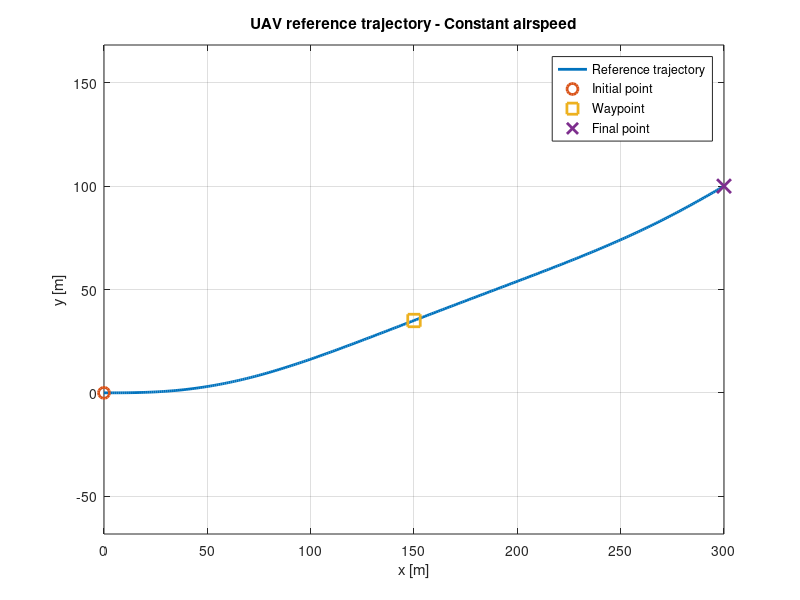
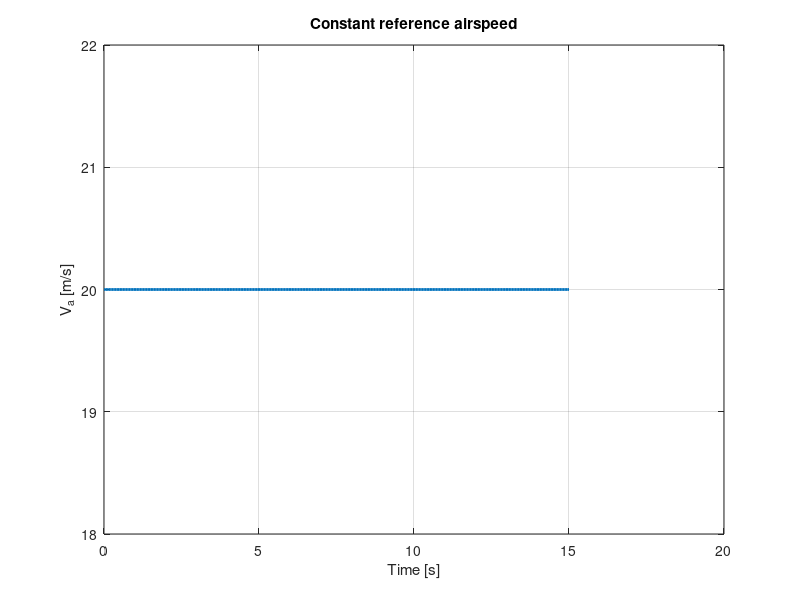
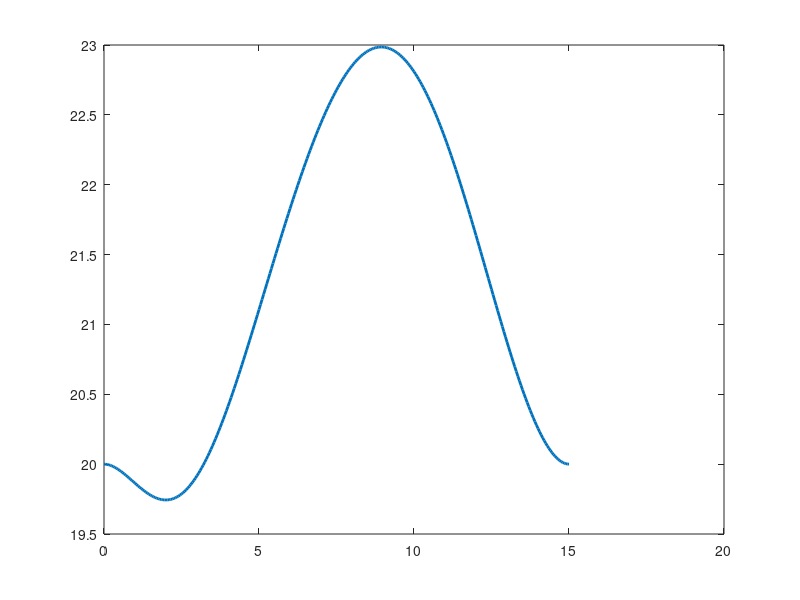

Recreate these plots in MATLAB, in order. (Note: this script raises an error after producing the figures.)
clear;
clc;
close all;

%% ============================================================
% EXERCISE 2.2
% UAV trajectory generation with CONSTANT AIRSPEED
%
% Polynomial parameterization + one exact waypoint
%
% z1(t) = x(t)
% z2(t) = y(t)
%
% One waypoint -> degree 6 polynomial
% ============================================================


%% ============================================================
% SYSTEM PARAMETERS
% ============================================================

param.g = 9.8;          % gravity [m/s^2]
param.h = 0.05;         % sampling time [s]
param.dblAlt = 150;     % altitude [m]

Va_const = 20;          % CONSTANT airspeed [m/s]


%% ============================================================
% INITIALIZE REFERENCES
% ============================================================

t = [];

xi_ref = [];
u_ref  = [];


%% ============================================================
% INITIAL AND FINAL CONDITIONS
%
% xi = [x ; y ; Psi]
% u  = [Va ; Phi]
% ============================================================

xi = [ ...
    0;          % x_i
    0;          % y_i
    0           % Psi_i
];

ui = [ ...
    Va_const;   % constant Va
    0           % initial Phi
];

xf = [ ...
    300;        % x_f
    100;        % y_f
    pi/6        % Psi_f
];

uf = [ ...
    Va_const;   % constant Va
    0           % final Phi
];

T = 15;         % final time [s]


%% ============================================================
% WAYPOINT
%
% z(tw) = wp
% ============================================================

tw = T/2;

wp = [ ...
    150;        % waypoint x
    35          % waypoint y
];


%% ============================================================
% MATRIX M
%
% Polynomial degree 6:
%
% z1 = a1 + a2*t + ... + a7*t^6
% z2 = a8 + a9*t + ... + a14*t^6
%
% 14 equations / 14 unknowns
% ============================================================

M = [ ...

% ------------------------------------------------------------
% z1 at t = 0
% ------------------------------------------------------------

1 0 0 0 0 0 0     0 0 0 0 0 0 0; ...
0 1 0 0 0 0 0     0 0 0 0 0 0 0; ...
0 0 2 0 0 0 0     0 0 0 0 0 0 0; ...


% ------------------------------------------------------------
% z2 at t = 0
% ------------------------------------------------------------

0 0 0 0 0 0 0     1 0 0 0 0 0 0; ...
0 0 0 0 0 0 0     0 1 0 0 0 0 0; ...
0 0 0 0 0 0 0     0 0 2 0 0 0 0; ...


% ------------------------------------------------------------
% z1 at t = T
% ------------------------------------------------------------

1 T T^2 T^3 T^4 T^5 T^6 ...
0 0 0 0 0 0 0; ...

0 1 2*T 3*T^2 4*T^3 5*T^4 6*T^5 ...
0 0 0 0 0 0 0; ...

0 0 2 6*T 12*T^2 20*T^3 30*T^4 ...
0 0 0 0 0 0 0; ...


% ------------------------------------------------------------
% z2 at t = T
% ------------------------------------------------------------

0 0 0 0 0 0 0 ...
1 T T^2 T^3 T^4 T^5 T^6; ...

0 0 0 0 0 0 0 ...
0 1 2*T 3*T^2 4*T^3 5*T^4 6*T^5; ...

0 0 0 0 0 0 0 ...
0 0 2 6*T 12*T^2 20*T^3 30*T^4; ...


% ------------------------------------------------------------
% waypoint for z1
% ------------------------------------------------------------

1 tw tw^2 tw^3 tw^4 tw^5 tw^6 ...
0 0 0 0 0 0 0; ...


% ------------------------------------------------------------
% waypoint for z2
% ------------------------------------------------------------

0 0 0 0 0 0 0 ...
1 tw tw^2 tw^3 tw^4 tw^5 tw^6
];


%% ============================================================
% VECTOR b
%
% Since Va is constant:
%
% zd1 = Va*cos(Psi)
% zd2 = Va*sin(Psi)
%
% zdd1 = -g*sin(Psi)*tan(Phi)
% zdd2 =  g*cos(Psi)*tan(Phi)
% ============================================================

b = [ ...

% ------------------------------------------------------------
% Initial conditions - x
% ------------------------------------------------------------

xi(1); ...

Va_const*cos(xi(3)); ...

-param.g*sin(xi(3))*tan(ui(2)); ...


% ------------------------------------------------------------
% Initial conditions - y
% ------------------------------------------------------------

xi(2); ...

Va_const*sin(xi(3)); ...

param.g*cos(xi(3))*tan(ui(2)); ...


% ------------------------------------------------------------
% Final conditions - x
% ------------------------------------------------------------

xf(1); ...

Va_const*cos(xf(3)); ...

-param.g*sin(xf(3))*tan(uf(2)); ...


% ------------------------------------------------------------
% Final conditions - y
% ------------------------------------------------------------

xf(2); ...

Va_const*sin(xf(3)); ...

param.g*cos(xf(3))*tan(uf(2)); ...


% ------------------------------------------------------------
% waypoint
% ------------------------------------------------------------

wp(1); ...
wp(2)
];


%% ============================================================
% SOLVE M*a = b
% ============================================================

if rank(M) < 14
    error('Matrix M is singular.');
end

a = M\b;


%% ============================================================
% FLAT OUTPUT z1(t), z2(t)
% ============================================================

z1 = @(t) ( ...
      a(1) ...
    + a(2).*t ...
    + a(3).*t.^2 ...
    + a(4).*t.^3 ...
    + a(5).*t.^4 ...
    + a(6).*t.^5 ...
    + a(7).*t.^6 ...
);

z2 = @(t) ( ...
      a(8) ...
    + a(9).*t ...
    + a(10).*t.^2 ...
    + a(11).*t.^3 ...
    + a(12).*t.^4 ...
    + a(13).*t.^5 ...
    + a(14).*t.^6 ...
);


%% ============================================================
% FIRST DERIVATIVES
% ============================================================

zd1 = @(t) ( ...
      a(2) ...
    + 2*a(3).*t ...
    + 3*a(4).*t.^2 ...
    + 4*a(5).*t.^3 ...
    + 5*a(6).*t.^4 ...
    + 6*a(7).*t.^5 ...
);

zd2 = @(t) ( ...
      a(9) ...
    + 2*a(10).*t ...
    + 3*a(11).*t.^2 ...
    + 4*a(12).*t.^3 ...
    + 5*a(13).*t.^4 ...
    + 6*a(14).*t.^5 ...
);


%% ============================================================
% SECOND DERIVATIVES
% ============================================================

zdd1 = @(t) ( ...
      2*a(3) ...
    + 6*a(4).*t ...
    + 12*a(5).*t.^2 ...
    + 20*a(6).*t.^3 ...
    + 30*a(7).*t.^4 ...
);

zdd2 = @(t) ( ...
      2*a(10) ...
    + 6*a(11).*t ...
    + 12*a(12).*t.^2 ...
    + 20*a(13).*t.^3 ...
    + 30*a(14).*t.^4 ...
);


%% ============================================================
% REFERENCE STATE
%
% xi_ref = [x ; y ; Psi]
%
% Psi = atan2(zd2, zd1)
% ============================================================

X = @(t) [ ...
    z1(t); ...
    z2(t); ...
    atan2(zd2(t),zd1(t)) ...
];


%% ============================================================
% REFERENCE INPUT
%
% CONSTANT SPEED:
%
% Va(t) = Va_const
%
% Phi =
%
% atan2(
%      zdd2*zd1 - zd2*zdd1 ,
%      g*Va_const
% )
%
% ============================================================

U = @(t) [ ...

    Va_const .* ones(size(t)); ...

    atan2( ...
        zdd2(t).*zd1(t) ...
        - zd2(t).*zdd1(t), ...
        param.g .* Va_const .* ones(size(t)) ...
    ) ...
];


%% ============================================================
% TIME VECTOR
% ============================================================

tt = 0:param.h:T;


%% ============================================================
% COMPUTE STATE AND INPUT REFERENCES
% ============================================================

xi_ref = X(tt);

u_ref = U(tt);


%% ============================================================
% CONSTANT AIRSPEED ACCELERATION
%
% Since Va is constant:
%
% dVa/dt = 0
% ============================================================

acc_ref = zeros(size(tt));


%% ============================================================
% ACTUAL SPEED GENERATED BY THE POLYNOMIAL
%
% This is used only to check whether:
%
% sqrt(zd1^2 + zd2^2) = Va_const
% ============================================================

Va_geom = sqrt( ...
    zd1(tt).^2 + ...
    zd2(tt).^2 ...
);


%% ============================================================
% TOTAL PLANAR ACCELERATION
%
% This may be non-zero even when Va is constant
% because the direction of velocity may change.
% ============================================================

Atotal = @(t) sqrt( ...
    zdd1(t).^2 + ...
    zdd2(t).^2 ...
);

atotal_ref = Atotal(tt);


%% ============================================================
% CHECK WAYPOINT
% ============================================================

z_wp = [ ...
    z1(tw); ...
    z2(tw) ...
];

disp('====================================')
disp('Required waypoint:')
disp(wp)

disp('Computed waypoint:')
disp(z_wp)

disp('Waypoint error:')
disp(norm(z_wp-wp))


%% ============================================================
% CHECK INITIAL AND FINAL STATES
% ============================================================

disp('====================================')

disp('Initial reference state:')
disp(xi_ref(:,1))

disp('Desired initial state:')
disp(xi)

disp('Final reference state:')
disp(xi_ref(:,end))

disp('Desired final state:')
disp(xf)


%% ============================================================
% PLOT XY TRAJECTORY
% ============================================================

figure;

plot( ...
    xi_ref(1,:), ...
    xi_ref(2,:), ...
    'LineWidth',2 ...
);

hold on;

plot( ...
    xi(1),xi(2), ...
    'o', ...
    'MarkerSize',8, ...
    'LineWidth',2 ...
);

plot( ...
    wp(1),wp(2), ...
    's', ...
    'MarkerSize',9, ...
    'LineWidth',2 ...
);

plot( ...
    xf(1),xf(2), ...
    'x', ...
    'MarkerSize',10, ...
    'LineWidth',2 ...
);

grid on;
axis equal;

xlabel('x [m]');
ylabel('y [m]');

title('UAV reference trajectory - Constant airspeed');

legend( ...
    'Reference trajectory', ...
    'Initial point', ...
    'Waypoint', ...
    'Final point', ...
    'Location','best' ...
);


%% ============================================================
% PLOT Va REFERENCE
%
% This is the Va imposed in U(t)
% ============================================================

figure;

plot( ...
    tt, ...
    u_ref(1,:), ...
    'LineWidth',2 ...
);

grid on;

xlabel('Time [s]');
ylabel('V_a [m/s]');

title('Constant reference airspeed');


%% ============================================================
% CHECK SPEED CONSISTENCY
%
% Compare:
%
% imposed Va_const
%
% with
%
% sqrt(zd1^2 + zd2^2)
% ============================================================

figure;

plot( ...
    tt, ...
    Va_geom, ...
    'LineWidth',2 ...
);

hold on;

yline( ...
    Va_const, ...
    '--', ...
    'LineWidth',1.5 ...
);

grid on;

xlabel('Time [s]');
ylabel('Speed [m/s]');

title('Constant-speed consistency check');

legend( ...
    'Speed generated by z(t)', ...
    'Desired constant V_a', ...
    'Location','best' ...
);


%% ============================================================
% PLOT BANK ANGLE
% ============================================================

figure;

plot( ...
    tt, ...
    u_ref(2,:), ...
    'LineWidth',2 ...
);

hold on;

yline(0.43,'--');
yline(-0.43,'--');

grid on;

xlabel('Time [s]');
ylabel('\Phi [rad]');

title('Bank angle');

legend( ...
    '\Phi(t)', ...
    '+0.43 rad', ...
    '-0.43 rad' ...
);


%% ============================================================
% PLOT AIRSPEED ACCELERATION
%
% dVa/dt = 0
% ============================================================

figure;

plot( ...
    tt, ...
    acc_ref, ...
    'LineWidth',2 ...
);

grid on;

xlabel('Time [s]');
ylabel('dV_a/dt [m/s^2]');

title('Airspeed acceleration');

ylim([-0.1 0.1]);


%% ============================================================
% PLOT TOTAL PLANAR ACCELERATION
%
% Unlike dVa/dt, this may not be zero.
% ============================================================

figure;

plot( ...
    tt, ...
    atotal_ref, ...
    'LineWidth',2 ...
);

grid on;

xlabel('Time [s]');
ylabel('||a|| [m/s^2]');

title('Total planar acceleration');


%% ============================================================
% NUMERICAL RESULTS
% ============================================================

fprintf('\n=========== RESULTS ===========\n');

fprintf( ...
    'Waypoint error = %.8e m\n', ...
    norm(z_wp-wp) ...
);

fprintf('\nReference airspeed:\n');

fprintf( ...
    'Va constant = %.4f m/s\n', ...
    Va_const ...
);

fprintf('\nGeometric speed generated by polynomial:\n');

fprintf( ...
    'min = %.4f m/s\n', ...
    min(Va_geom) ...
);

fprintf( ...
    'max = %.4f m/s\n', ...
    max(Va_geom) ...
);

fprintf( ...
    'max |Va_geom - Va_const| = %.4f m/s\n', ...
    max(abs(Va_geom - Va_const)) ...
);

fprintf('\nBank angle:\n');

fprintf( ...
    'min Phi = %.4f rad\n', ...
    min(u_ref(2,:)) ...
);

fprintf( ...
    'max Phi = %.4f rad\n', ...
    max(u_ref(2,:)) ...
);
